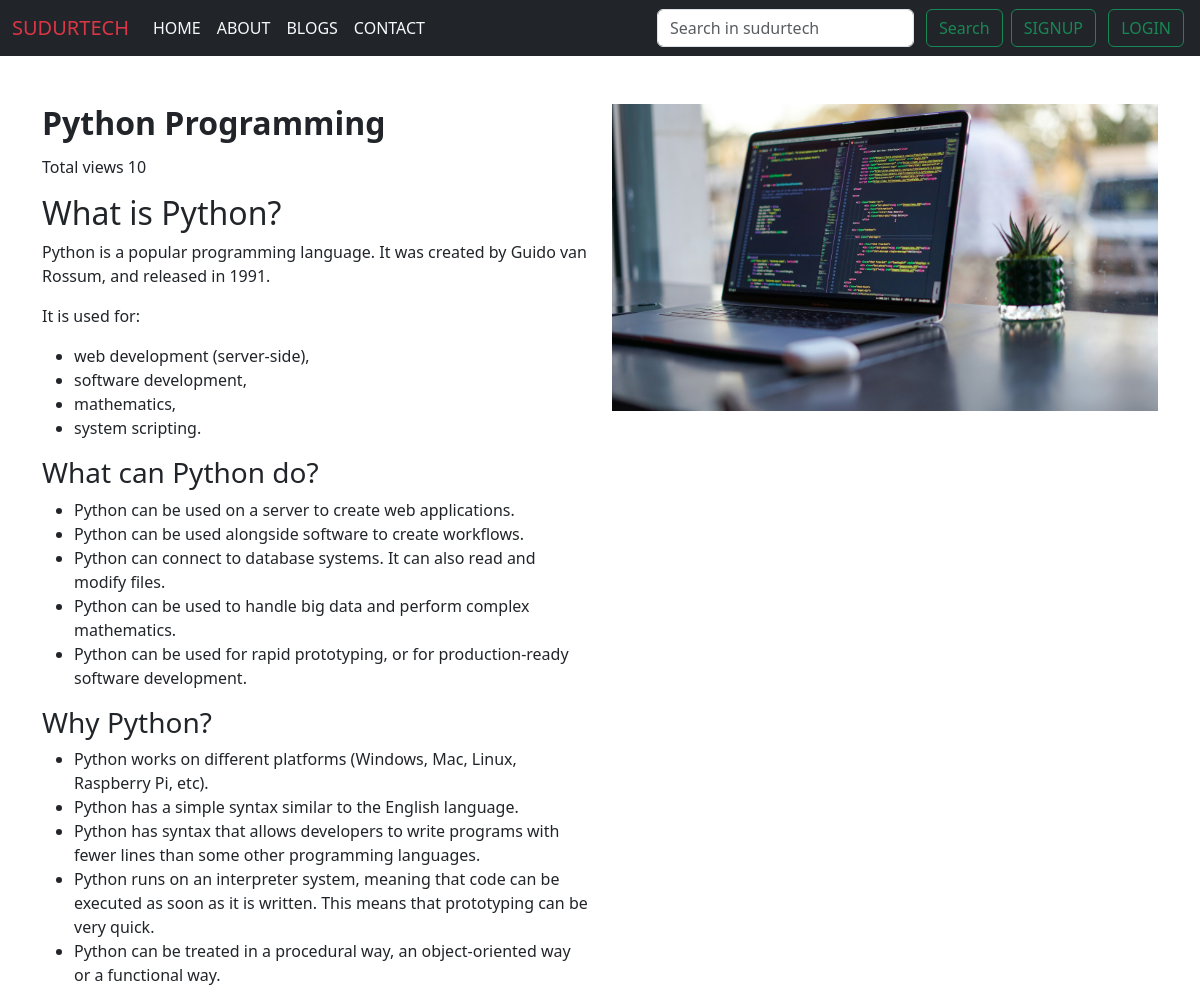
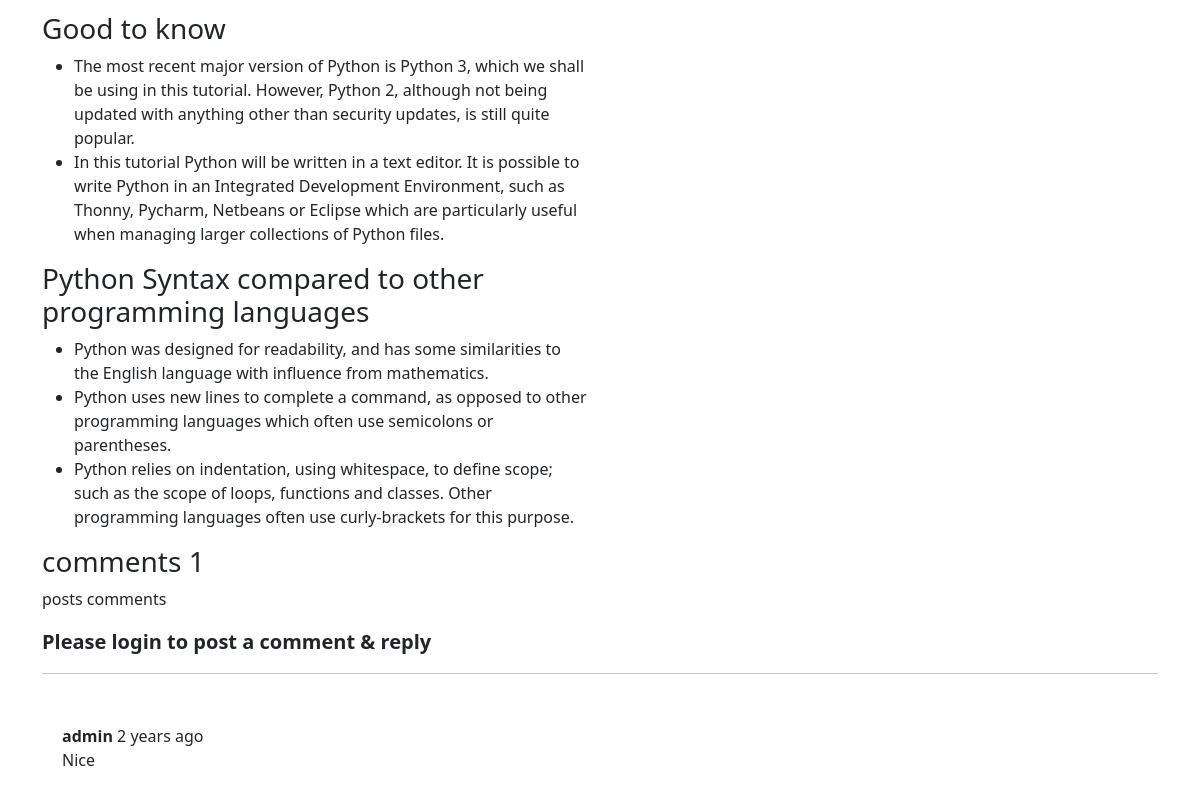
Screenshot of /show_more/python_programming/ with the database file from the repository (2 pictures, top to bottom).
### blogapp/models.py (models this page shows, shortened)
class Post(models.Model):
    title = HTMLField()
    body = HTMLField()
    created_on = models.DateTimeField(auto_now_add=True)
    url=models.CharField(max_length=30)
    last_modified = models.DateTimeField(auto_now=True)
    categories = models.ForeignKey(Category, on_delete=models.CASCADE)
    views=models.IntegerField(default=0)
    Image=models.ImageField(upload_to='post/')

class Comment(models.Model):
    sno=models.AutoField(primary_key=True)
    comment=models.TextField()
    user=models.ForeignKey(User,on_delete=models.CASCADE)
    post=models.ForeignKey(Post,on_delete=models.CASCADE)
    parent = models.ForeignKey('self', on_delete=models.CASCADE, null=True, blank=True, related_name='replies')
    timestamp=models.DateTimeField(default=now)

### blogapp/views.py (the view)
# urls.py: path('show_more/<slug:url>/',views.show_more, name="show_more"),
def show_more(request,url):
    show=Post.objects.get(url=url)
    show.views=show.views + 1
    show.save()
    comments=Comment.objects.filter(post=show,parent=None )
    replies=Comment.objects.filter(post=show).exclude(parent=None)
    replydict={}
    for reply in replies:
        if reply.parent.sno not in replydict.keys():
            replydict[reply.parent.sno]=[reply]
        else:
            replydict[reply.parent.sno].append(reply)
    context={
        "post":show,
        "comments":comments,
        "user":request.user,
        "replydict":replydict
    }
    return render(request, "home/show_more.html",context)

### templates/home/show_more.html (shortened to what this page needs)
{% extends 'base/base.html' %}
{% load static %}
{% load humanize %}
{% load dict %}
{% block content %}
<div class="container my-5">
    <div class="row">
        <div class="col-md-6">
            <div class="content">
                <h2>{{post.title|safe}}</h2>
                <h6>Total views {{post.views}}</h6>
                <p>{{post.body|safe}}</p>
            </div>
        </div>
        <div class="col-md-6">
            <div class="image">
                <img src="/media/{{post.Image}}" class="img-fluid" alt="Image">
            </div>
        </div>
    </div>
    <h3>comments {{comments.count}}</h3>
    <p>posts comments</p>
    {% if user.is_authenticated %}
    <form action="{% url 'commentt' %}" method="post">
        {% csrf_token %}
        <div class="mb-3">
            <div class="form-floating">
                <textarea class="form-control" placeholder="Leave a comment here" id="comment"
                    name="comment"></textarea>
            </div>
        </div>
        <div class="mb-3">
            <input type="hidden" class="form-control" name="postsno" value="{{post.id}}">
            <input type="hidden" class="form-control" name="sno" value="">
        </div>
        <button type="submit" class="btn btn-sm btn-outline-secondary">submit</button>
    </form>
    {% else %}
    <p class="text-dark fs-5"><b>Please login to post a comment & reply</b></p>
    <hr>
    {% endif %}
    <br>
    {% for comment in comments %}
    <div class="comment-box">
        <div class="comment-text">
            <p><b>{{comment.user.username}}</b> <span>{{comment.timestamp | naturaltime}}</span></p>
            <p class="font-weight-bold">{{comment.comment}}</p>
        </div>
    </div>
    {% endfor %}
</div>
{% endblock content %}

### static/css/style.css (style rules this page uses)
.comment-box { display: flex; align-items: center; padding: 10px; }
.comment-text p { margin: 0; }

### rows the page displays
Post: title "Python Programming", views "10", body "What is Python? Python is a popular programming language. It was created by Guido van Rossum, and released in 1991. It is used for: web development (server-side), software development, mathematics, system scripting. What can Python do? Python can be used on a server to create web applications. Python can be used alongside software to create workflows. Python can connect to database systems. It can also read and modify files. Python can be used to handle big data and perform complex mathematics. Python can be used for rapid prototyping, or for production-ready software development. Why Python? Python works on different platforms (Windows, Mac, Linux, Raspberry Pi, etc). Python has a simple…", Image (picture)
Comment: user.username "admin", timestamp "2 years ago", comment "Nice"

### other values shown
{{ comments.count }} "1"
